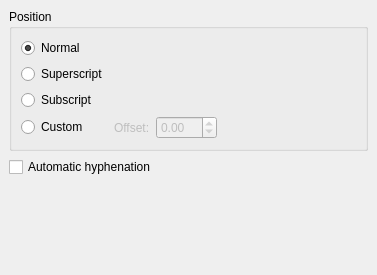
<ui version="4.0" >
 <class>FontLayoutTab</class>
 <widget class="QWidget" name="FontLayoutTab" >
  <property name="geometry" >
   <rect>
    <x>0</x>
    <y>0</y>
    <width>377</width>
    <height>275</height>
   </rect>
  </property>
  <layout class="QVBoxLayout" >
   <property name="margin" >
    <number>9</number>
   </property>
   <property name="spacing" >
    <number>6</number>
   </property>
   <item>
    <widget class="QGroupBox" name="positionGroup" >
     <property name="title" >
      <string>Position</string>
     </property>
     <layout class="QGridLayout" >
      <property name="margin" >
       <number>9</number>
      </property>
      <property name="spacing" >
       <number>6</number>
      </property>
      <item row="1" column="3" >
       <spacer>
        <property name="orientation" >
         <enum>Qt::Horizontal</enum>
        </property>
        <property name="sizeHint" >
         <size>
          <width>91</width>
          <height>20</height>
         </size>
        </property>
       </spacer>
      </item>
      <item row="3" column="2" >
       <widget class="KoUnitDoubleSpinBox" name="offset" >
        <property name="enabled" >
         <bool>false</bool>
        </property>
        <property name="minimum" >
         <double>-99.989999999999995</double>
        </property>
       </widget>
      </item>
      <item row="3" column="1" >
       <widget class="QLabel" name="offsetLabel" >
        <property name="enabled" >
         <bool>false</bool>
        </property>
        <property name="text" >
         <string>Offset:</string>
        </property>
        <property name="wordWrap" >
         <bool>false</bool>
        </property>
       </widget>
      </item>
      <item row="3" column="0" >
       <widget class="QRadioButton" name="custom" >
        <property name="text" >
         <string>Custom</string>
        </property>
       </widget>
      </item>
      <item row="0" column="0" >
       <widget class="QRadioButton" name="normal" >
        <property name="text" >
         <string>Normal</string>
        </property>
        <property name="checked" >
         <bool>true</bool>
        </property>
       </widget>
      </item>
      <item row="1" column="0" >
       <widget class="QRadioButton" name="superscript" >
        <property name="text" >
         <string>Superscript</string>
        </property>
       </widget>
      </item>
      <item row="2" column="0" >
       <widget class="QRadioButton" name="subscript" >
        <property name="text" >
         <string>Subscript</string>
        </property>
       </widget>
      </item>
     </layout>
    </widget>
   </item>
   <item>
    <widget class="QCheckBox" name="hyphenate" >
     <property name="text" >
      <string>Automatic hyphenation</string>
     </property>
    </widget>
   </item>
   <item>
    <spacer>
     <property name="orientation" >
      <enum>Qt::Vertical</enum>
     </property>
     <property name="sizeType" >
      <enum>QSizePolicy::Expanding</enum>
     </property>
     <property name="sizeHint" >
      <size>
       <width>359</width>
       <height>16</height>
      </size>
     </property>
    </spacer>
   </item>
  </layout>
 </widget>
 <layoutdefault spacing="6" margin="11" />
 <pixmapfunction>qPixmapFromMimeSource</pixmapfunction>
 <customwidgets>
  <customwidget>
   <class>KoUnitDoubleSpinBox</class>
   <extends>QDoubleSpinBox</extends>
   <header>KoUnitDoubleSpinBox.h</header>
  </customwidget>
 </customwidgets>
 <includes>
  <include location="global" >knuminput.h</include>
  <include location="global" >klocale.h</include>
  <include location="local" >knuminput.h</include>
 </includes>
 <resources/>
 <connections>
  <connection>
   <sender>custom</sender>
   <signal>toggled(bool)</signal>
   <receiver>offsetLabel</receiver>
   <slot>setEnabled(bool)</slot>
   <hints>
    <hint type="sourcelabel" >
     <x>40</x>
     <y>145</y>
    </hint>
    <hint type="destinationlabel" >
     <x>140</x>
     <y>144</y>
    </hint>
   </hints>
  </connection>
  <connection>
   <sender>custom</sender>
   <signal>toggled(bool)</signal>
   <receiver>offset</receiver>
   <slot>setEnabled(bool)</slot>
   <hints>
    <hint type="sourcelabel" >
     <x>81</x>
     <y>130</y>
    </hint>
    <hint type="destinationlabel" >
     <x>198</x>
     <y>133</y>
    </hint>
   </hints>
  </connection>
 </connections>
</ui>
